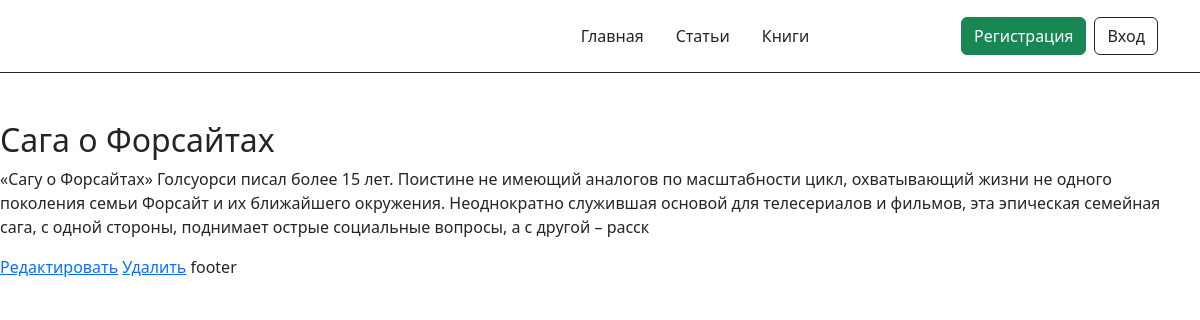
Screenshot of /books/1 with the database file from the repository.
### classviewshome/models.py (models this page shows, shortened)
class Book(models.Model):
    title = models.CharField(max_length=100, verbose_name="Заголовок")
    description = models.CharField(max_length=340, verbose_name="Описание")
    article = models.ManyToManyField(Article, verbose_name="Статьи")

### classviewshome/views.py (the view)
# urls.py: path('books/<int:pk>', BookDetailView.as_view(), name='book_detail'),
class BookDetailView(DetailView):
    model = Book

### classviewshome/templates/classviewshome/book_detail.html
{% extends 'base.html' %}
{% block content %}
    <h2>{{ book.title }}</h2>
    <p>{{ book.description}}</p>
    <a href="{% url 'update_book' book.pk %}">Редактировать</a>
    <a href="{% url 'delete_book' book.pk %}">Удалить</a>
{% endblock content %}

### rows the page displays
Book: title "Сага о Форсайтах", description "«Сагу о Форсайтах» Голсуорси писал более 15 лет. Поистине не имеющий аналогов по масштабности цикл, охватывающий жизни не одного поколения семьи Форсайт и их ближайшего окружения. Неоднократно служившая основой для телесериалов и фильмов, эта эпическая семейная сага, с одной стороны, поднимает острые социальные вопросы, а с другой – расск"
